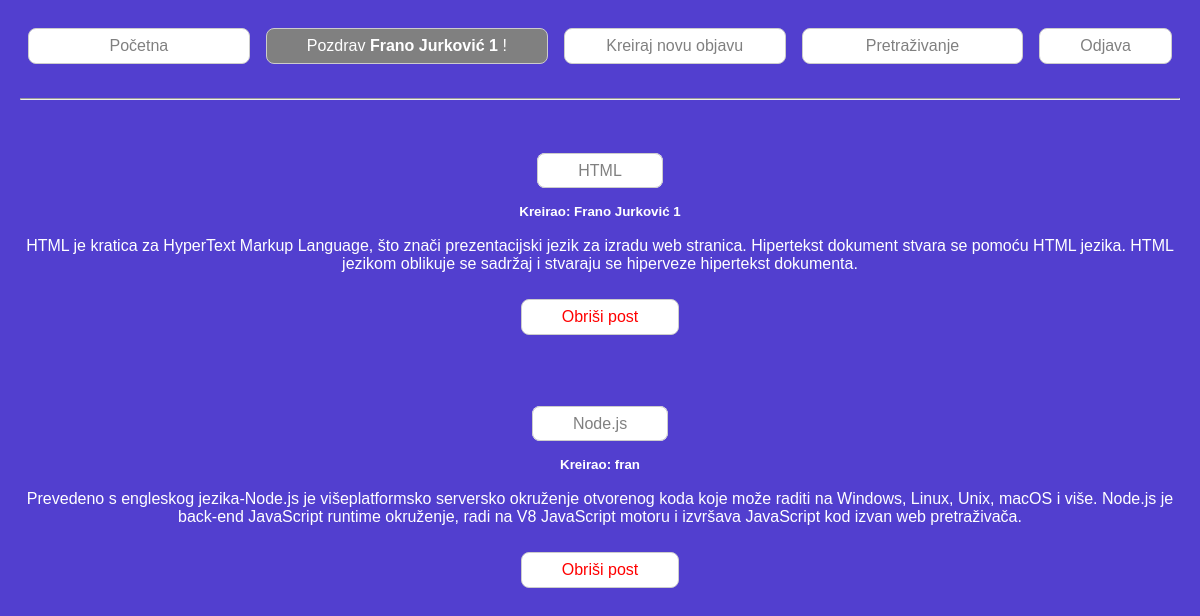
The page /forum.php (signed in) on the database as committed earlier.
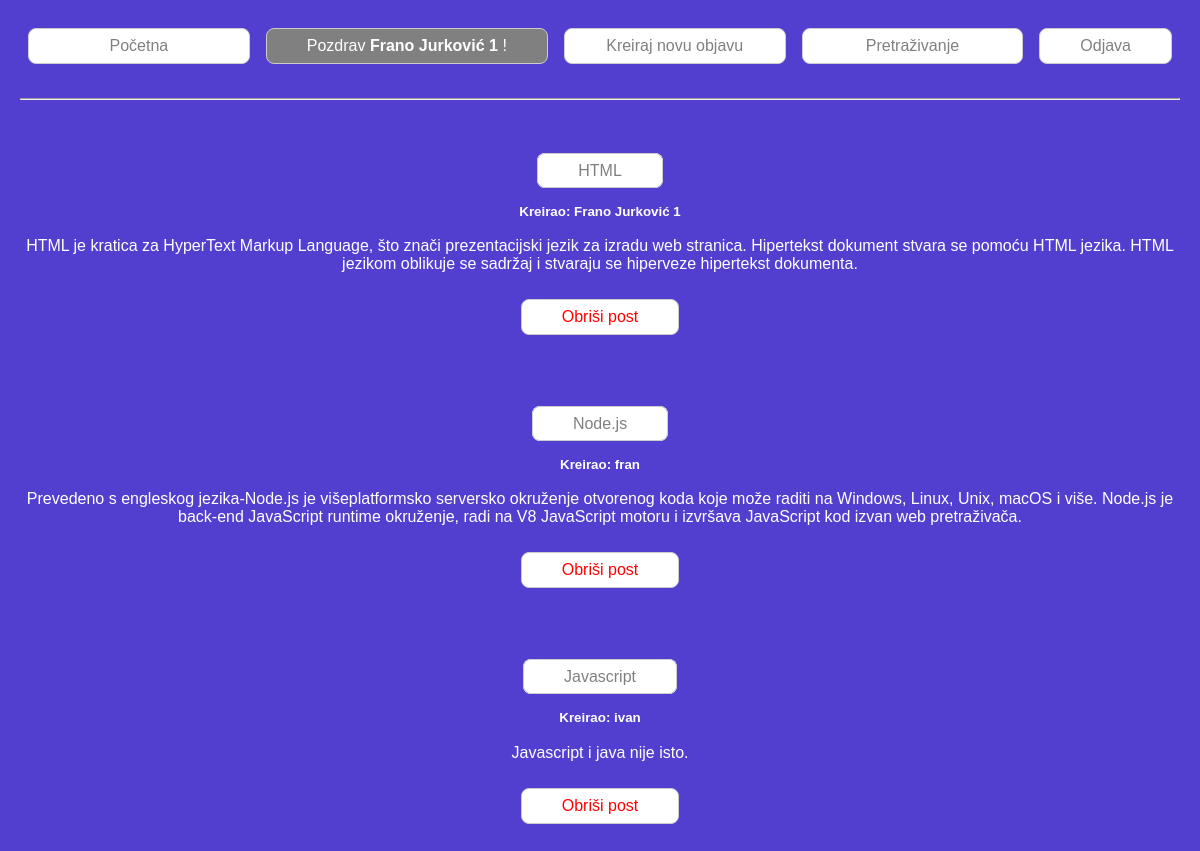
The same page on the database as committed later.
### tables this page shows
CREATE TABLE `posting` (
  `poster` varchar(30) NOT NULL,
  `title` varchar(30) NOT NULL,
  `post_desc` text NOT NULL
);

### forum.php (the view, shortened to what this page needs)
<?php
$db_host = "localhost";
$db_user = "root";
$db_pass = "";
$db_name = "forum";
$conn = mysqli_connect($db_host, $db_user, $db_pass, $db_name);
function isAdmin() {
    return isset($_SESSION["role"]) && $_SESSION["role"] === "admin";
}
?>
<!DOCTYPE html>
<html lang="hr">
<head>
    <link rel="stylesheet" href="style.css">
</head>
<body>
    <div class="header">
        <a class="for_a" href="forum.php">Početna</a>
        <p>Pozdrav <b><?php echo $_SESSION["username"] ?></b> !</p>
        <a class="for_a" href="create_post.php">Kreiraj novu objavu</a>
        <a class="for_a" href="search.php">Pretraživanje</a>
        <form method="post" action="">
            <input class="for_a" type="submit" name="logout" value="Odjava">
        </form>
    </div>
    <br>
    <hr>
    <br>
    <?php
        $query = mysqli_query($conn, "SELECT title, poster, post_desc FROM posting");
        while ($data = mysqli_fetch_assoc($query)) {
            echo "<br><br><a class='for_a' href='show_content.php?title="
            . htmlspecialchars($data['title']) . "'>"
            . htmlspecialchars($data["title"]) . "</a>" . " <br><br><sub style='color:white;'><b>Kreirao: "
            . htmlspecialchars($data["poster"]) . "</sub></b><br><br>"
            . "<span style='color:white;'>" . htmlspecialchars($data["post_desc"]) . "</span><br><br>";
            if (isAdmin()) {
                echo '<form method="post" action="delete_post.php">';
                echo '<input type="submit" name="delete_post" value="Obriši post" class="for_a" style="color: red;">';
                echo '</form><br><br>';
            }
        }
    ?>
</body>
</html>

### style.css (style rules this page uses)
body { text-align: center; font-family: Verdana, Geneva, Tahoma, sans-serif; padding: 10px; margin: 10px; background-color: rgb(82, 63, 207); }
.header { display: flex; flex-wrap: wrap; justify-content: space-between; align-items: center; background-color: rgb(82, 63, 207); }
.header p { background-color: gray; padding: 8px 40px; margin: 8px; border: 1px solid #ccc; border-radius: 8px; font-size: 16px; text-decoration: none; color: white; }
.for_a, .cre_a, .show_a, .show_p, .show_sup { background-color: white; padding: 8px 40px; margin: 8px; border: 1px solid #ccc; border-radius: 8px; color: grey; font-size: 16px; text-decoration: none; flex: 1; }

Rows that differ between the two databases and show on the page:
added posting: title "Javascript", poster "ivan", post_desc "Javascript i java nije isto."
